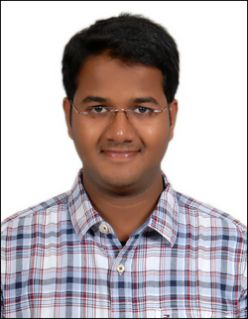
#> input picture image.jpg, 248 x 319 px
$ python 'Face Detection.py'
#> lines starting #> are read from the running program, lines starting #| are printed output that depends on the picture; after the words box and inside, x2 and y2 are one past the last pixel; in counts of white or black regions, pixels touching at a corner belong together
import cv2
face_cascade = cv2.CascadeClassifier('haarcascade_frontalface_default.xml')
img = cv2.imread('image.jpg')
#> img is the input picture: shape (319, 248, 3); mean B, G, R 175.5, 173.8, 184.5
faces = face_cascade.detectMultiScale(img, 1.1, 4)
#> faces = [[60, 62, 117, 117]]
for (x, y, w, h) in faces:
  cv2.rectangle(img, (x, y), (x+w, y+h), (255, 0, 0), 2)
#> this loop made 1 pass
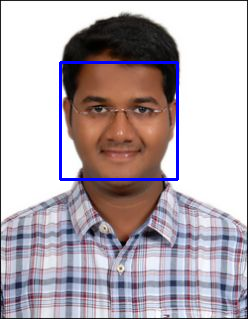
#> img: shape (319, 248, 3); 1.77% of pixels changed, all inside (x1, y1, x2, y2) = (59, 61, 179, 181)
#cv2.imwrite("face_detected.png", img)
window_name = 'image'
cv2.imshow(window_name, img)
cv2.waitKey(0)
cv2.destroyAllWindows()
print('Successfully saved')
